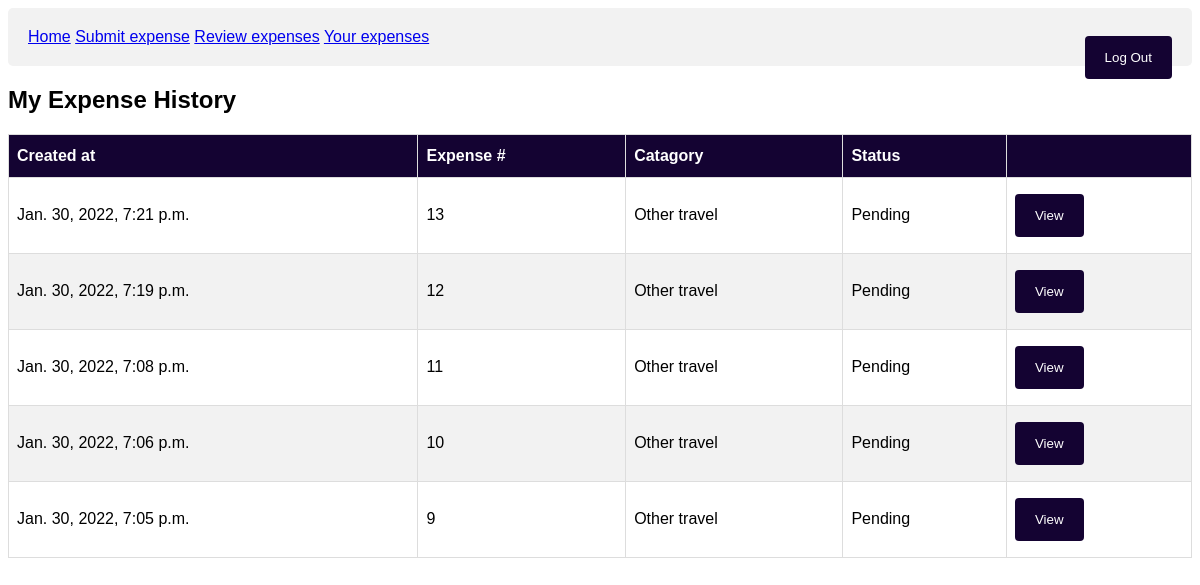
Before: /history/ (signed in) with the older database file.
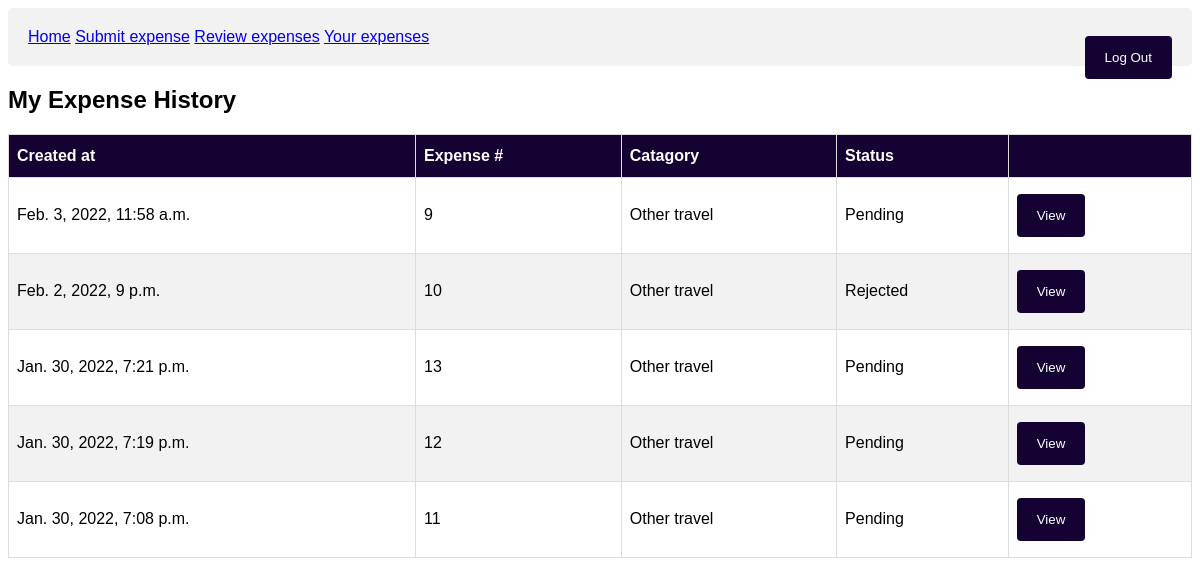
After: the same page with the newer database file.
### expense_app/models.py (models this page shows)
class Expense(models.Model):
    Approved = "AP"
    Rejected = "RE"
    Draft = "DR"
    Pending = "PE"
    Accommodation = "AC"
    Subsistence = "SU"
    Mileage = "MI"
    Staff_entertainment = "SE"
    Client_entertainment = "CE"
    Other = "OH"
    Flights = "FL"
    Other_travel = "OT"
    Euro = "EU"
    GBP = "GB"
    USD = "US"
    SGD = "SG"
    AUD = "AU"
    CHF = "CH"
    HKD = "HK"
    Status_Type = [(Approved, "Approved"), (Rejected, "Rejected"), (Draft, "Draft"), (Pending, "Pending")]
    Claim_Type = [(Accommodation, "Accommodation"), (Client_entertainment, "Client entertainment (Incl VAT)"), (Flights, "Flights"), (Mileage, "Mileage"), (Other, "Other"), (Other_travel, "Other travel"), (Staff_entertainment, "Staff entertainment"), (Subsistence, "Subsistence")]
    Currency_Type = [(Euro, "Euro"), (GBP, "Pound Sterling"), (USD, "US Dollar"), (SGD, "Singaporean Dollar"), (AUD, "Australian Dollar"), (CHF, "Swiss Franc"), (HKD, "Hong Kong Dollar")]
    time = models.DateTimeField(auto_now = True)
    expense_amount = models.FloatField(validators=[MinValueValidator(0.0)], default=0)
    VAT_amount = models.FloatField(validators=[MinValueValidator(0.0)], default=0)
    employee = models.ForeignKey(User, on_delete=models.CASCADE, default = id(User))
    catagory = models.CharField(max_length = 2, choices= Claim_Type, default = "OH")
    persons_seen = models.CharField(max_length = 50, blank=False)
    information = models.TextField(max_length = 500)
    status = models.CharField(max_length = 2, choices= Status_Type, default = "PE")
    manager_comment = models.TextField(max_length = 500, null= True)
    expense_date = models.DateField()
    currency = models.CharField(max_length = 2, choices = Currency_Type, default = "GB")
    class Meta:
        ordering = ["time"]

### expense_app/views.py (the view)
# urls.py: path('history/', views.ExpenseHistory.as_view(), name = "history"),
class ExpenseHistory(LoginRequiredMixin, ListView):
  model = Expense
  queryset = Expense.objects.order_by('-time')
  template_name = "expense_app/history.html"

### expense_app/templatetags/auth_extras.py (called while the page is built)
@register.filter(name='has_group')
def has_group(user, group_name):
    return user.groups.filter(name=group_name).exists()

### expense_app/templates/expense_app/history.html (shortened to what this page needs)
<!DOCTYPE html>
{% extends 'expense_app/base.html' %}
{% block content %}
<h2>My Expense History</h2>
<table id="expense">
  <tr>
    <th>Created at</th>
    <th>Expense #</th>
    <th>Catagory</th>
    <th>Status</th>
      <th> </th>
  </tr>
  {% for expense in object_list %}
  {% if expense.employee == request.user %}
    <tr>
        <td>{{ expense.time}}</td>
        <td>{{ expense.id}}</td>
        <td>{{ expense.get_catagory_display }}</td>
        <td>{{expense.get_status_display}}</td>
        <td><a href="{% url 'expenseview' expense.id %}"><button>View</button></a></td>
    </tr>
  {% endif %}
  {% endfor %}
</table>
{% endblock %}

Changed rows visible on the page:
changed Expense id 9: time "Jan. 30, 2022, 7:05 p.m." → "Feb. 3, 2022, 11:58 a.m."; moves up the list
changed Expense id 10: time "Jan. 30, 2022, 7:06 p.m." → "Feb. 2, 2022, 9 p.m."; status "Pending" → "Rejected"; moves up the list
